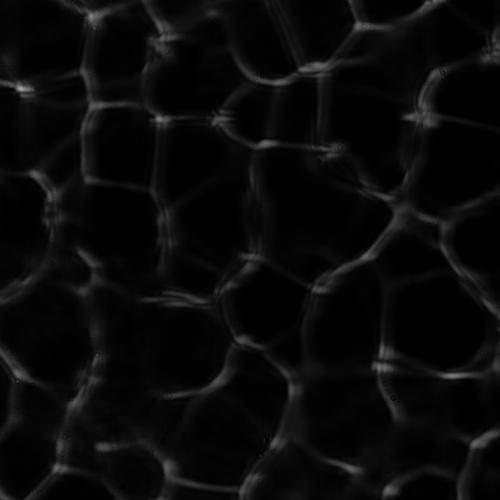
%> input picture Img-Stitching/PSF_imgs/img102.png, 1000 x 1000 px (shown at 1/2 size); its folder holds 4 pictures in this run
$ octave PSFStitching_Parallelized.m   (GNU Octave 9; MATLAB toolbox functions it lacks are replaced by stand-ins)
%> lines starting %> are read from the running program, lines starting %| are printed output that depends on the picture; in (x1, y1, x2, y2) boxes, pixels count from 0 and x2, y2 are one past the last pixel; in counts of white or black regions, pixels touching at a corner belong together; the program's own positions count from 1
### Img-Stitching/xcorr2_fft.m
function c = xcorr2_fft(a,b)
%XCORR2_FFT Two-dimensional cross-correlation evaluated with FFT algorithm.
%   XCORR2_FFT(A,B) computes the cross-correlation of matrices A and B.
%   XCORR2(A) is the autocorrelation function.
%
%   When matrices A and B are real, XCORR2_FFT is numerically equivalent to
%   XCORR2 but much faster.
%
%   % Example:
%   a = rand(122); b=rand(332);
%   a = a-mean(a(:));
%   b = b-mean(b(:));
%
%   tic,cl = xcorr2(a,b);toc
%   Elapsed time is 0.223502 seconds.
%   tic,cf = xcorr2_fft(a,b);toc
%   Elapsed time is 0.030935 seconds.
%
%   max(abs(cf(:)-cl(:)))
%   ans = 4.1922e-13
%
%   Author: Alessandro Masullo, 2015
%   Version 1.2
%
%   See also CONV2, XCORR, XCORR2 and FILTER2.

if nargin == 1
	b = a;
end

% Matrix dimensions
adim = size(a);
bdim = size(b);
% Cross-correlation dimension
cdim = adim+bdim-1;

bpad = zeros(cdim);
apad = zeros(cdim);

apad(1:adim(1),1:adim(2)) = a;
bpad(1:bdim(1),1:bdim(2)) = b(end:-1:1,end:-1:1);
ffta = fft2(apad);
fftb = fft2(bpad);
c = real(ifft2(ffta.*fftb));

### Img-Stitching/PSFStitching_Parallelized.m
%% STITCH SEGMENTED PSF IMAGES
% Author: Nico Deshler
%
% RECOMMENDATIONS:
% 1) Ensure there is ~30-50% overlap between adjacent images
%
% 2) The image filenames should be numbered in the sequence that you wish
%    to compute the tranformation between adjacent images. Since the
%    caustics tend to blur in the peripheral images due to high
%    angles-of-illumination, it is recommended that the images be numbered
%    as corresponding to spiraled indices (see example)
%
%                   25|24|23|22|21
%                   10|09|08|07|20
%                   11|02|01|06|19
%                   12|03|04|05|18
%                   13|14|15|16|17
%

% Write/Read Image File Paths
PSFsegmentsDir = fullfile('PSF_imgs');
% PSFsavePath = fullfile('Stitched PSF - 5x5cm Diffuser','PSFs', 'recon_PSF.tif');

% Instantiate image data store.
calibrationScene = imageDatastore(PSFsegmentsDir);
sortFiles(calibrationScene);
num_imgs = numel(calibrationScene.Files);

% Compress images if need be (overwrites existing images)
scale = 0;
if scale
    for i = 1:num_imgs
        im = readimage(calibrationScene,i);
        fname = calibrationScene.Files{i};
        im = imresize(im, scale);
        imwrite(im, fname)
    end
end

% Image type states
imgType = readimage(calibrationScene, 1);
%> imgType is the input picture: size 1000x1000x3 uint8; mean R, G, B 10.2, 9.3, 10.2
imgSize = size(imgType);
%> imgSize = [1000 1000 3]
isRGB = size(imgType,3) == 3;
%> isRGB = true


% [11 lines of commented-out code are left out]
tforms(num_imgs) = affine2d(eye(3));

for n = 2:num_imgs
    % Set adjacent images to variables
    if isRGB
        imgA = rgb2gray(readimage(calibrationScene,n-1));
        imgB = rgb2gray(readimage(calibrationScene,n));
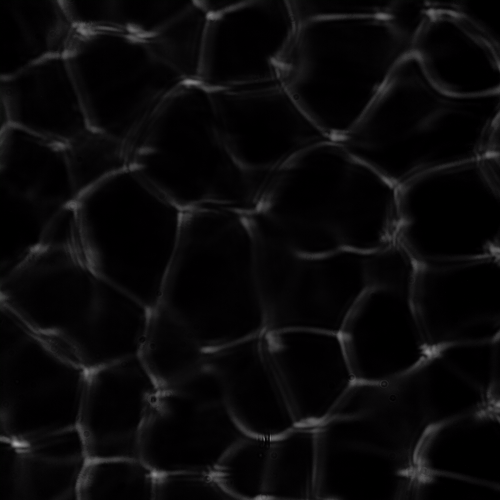
%> input picture Img-Stitching/PSF_imgs/img103.png, 1000 x 1000 px (shown at 1/2 size)
    else
        imgA = mat2gray(readimage(calibrationScene,n-1));
        imgB = mat2gray(readimage(calibrationScene,n));
    end

    % Threshold the image to remove DC Term that causes peak.
    imgA = imgA/max(imgA(:));
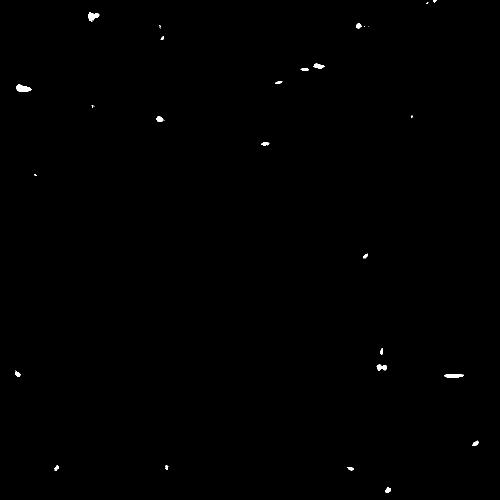
%> imgA: size 1000x1000 uint8 (shown at 1/2 size); values 0 (black) and 1 (white), 0.21% white; 31 white regions (11 under 20 px), largest, box (x1, y1, x2, y2) and area: (32, 168, 63, 184) 307, (177, 25, 199, 44) 255, (889, 748, 928, 756) 241
    imgB = imgB/max(imgB(:));
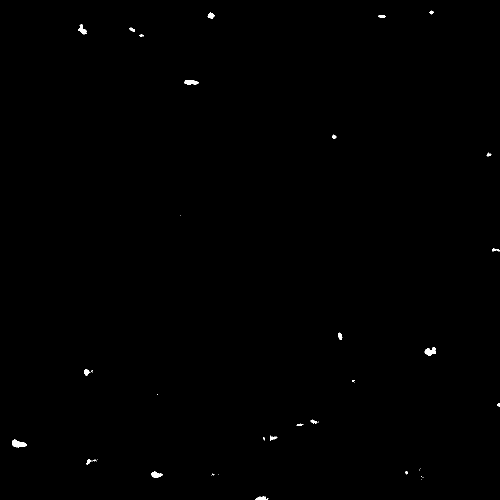
%> imgB: size 1000x1000 uint8 (shown at 1/2 size); values 0 (black) and 1 (white), 0.22% white; 45 white regions (22 under 20 px), largest, box (x1, y1, x2, y2) and area: (24, 879, 53, 895) 305, (849, 694, 872, 712) 254, (368, 160, 398, 169) 203

    threshold = .5;
    imgA = imgA > threshold;  % changes imgA to binary values, based on comparison
    imgB = imgB > threshold;
    % Determine the image transformation by locating peak in cross
    % correlation
    midpt = imgSize(:,:,1);
%> midpt = [1000 1000 3]
    xCorr = xcorr2_fft(imgA, imgB);
%> in xcorr2_fft, `apad(1:adim(1),1:adim(2)) = a;`:
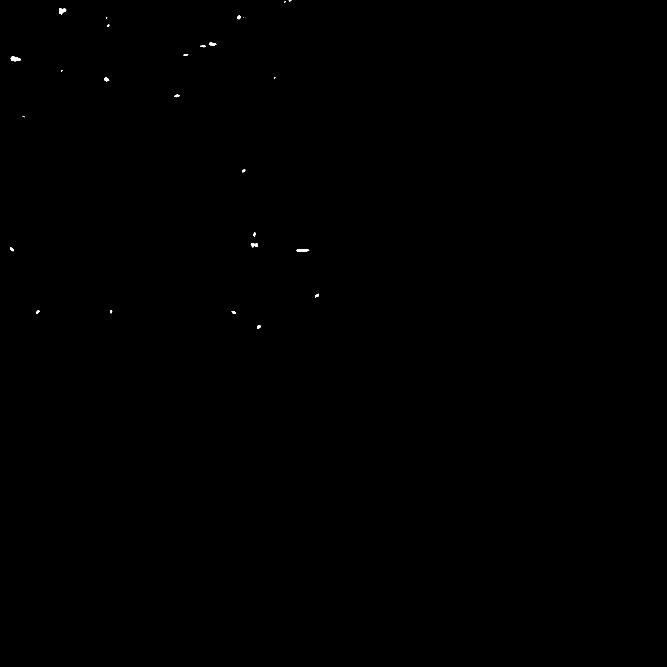
%> apad: size 1999x1999 double (shown at 1/3 size); values 0 (black) and 1 (white), 0.05% white; 31 white regions (11 under 20 px), largest, box (x1, y1, x2, y2) and area: (32, 168, 63, 184) 307, (177, 25, 199, 44) 255, (889, 748, 928, 756) 241
%> in xcorr2_fft, `bpad(1:bdim(1),1:bdim(2)) = b(end:-1:1,end:-1:1);`:
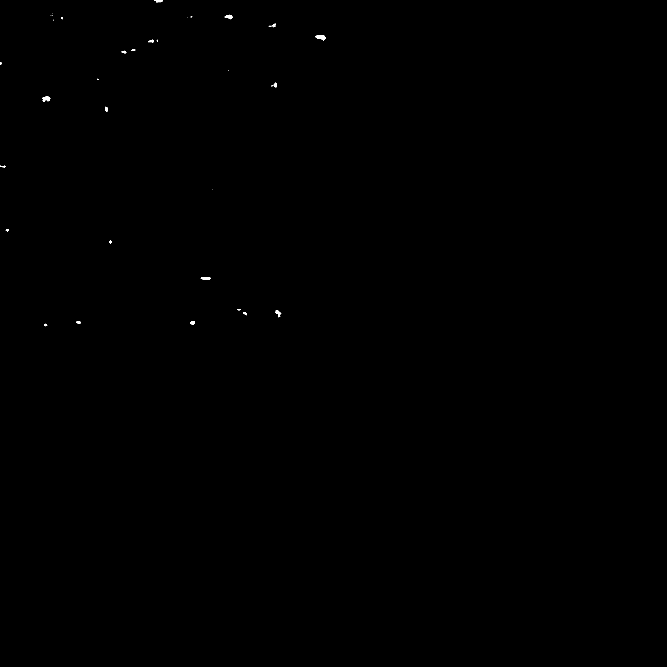
%> bpad: size 1999x1999 double (shown at 1/3 size); values 0 (black) and 1 (white), 0.06% white; 45 white regions (22 under 20 px), largest, box (x1, y1, x2, y2) and area: (947, 105, 976, 121) 305, (128, 288, 151, 306) 254, (602, 831, 632, 840) 203

    maximum = max(max(xCorr));
%> maximum = 751
    [delY, delX] = find(xCorr == maximum,1);
%> delY = 289; delX = 1009
%> the run ends on the next line
    tforms(n).T = [1, 0, 0; 0, 1, 0; delX-midpt(2), delY-midpt(1), 1];  % TODO should midpt(1) and midpt(2) be flipped??
% [98 lines not run here, left out]
function sortFiles(imdatastore)
    %Sorts the images in the data store based on their linear index.
    fileNames = imdatastore.Files;

    str_suffix = regexp(fileNames,'\d*','match');
    dub_suffix = str2double(cat(1,str_suffix{:}));

    [~,ii] = sortrows(dub_suffix, size(dub_suffix, 2));
    sortedFiles = fileNames(ii);
    imdatastore.Files = sortedFiles;

end
